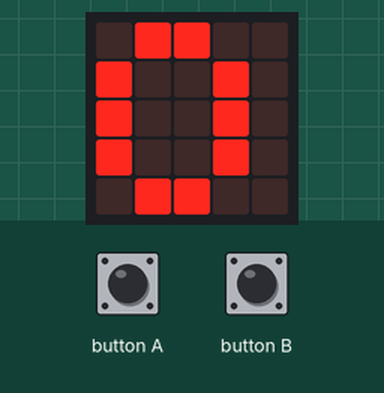
Simulated run of this program. Board: BBC micro:bit (MakeCode). Parts: the board's 5×5 LED display. The test bench sets the inputs (shaded band).

Above: at 1.9 s.
2.0 s: button A pressed for 0.15 s
At 2.9 s:
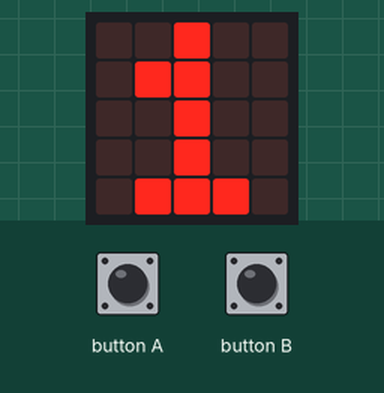
3.6 s: button A pressed for 0.15 s
At 4.2 s:
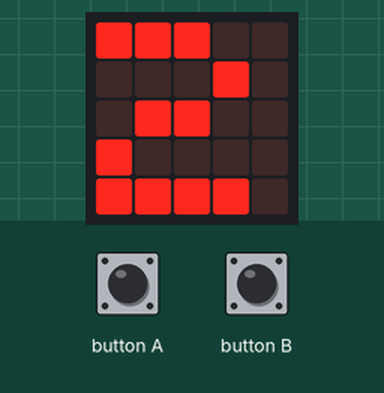
Timing chart, 0 to 6.6 s (numbered marks = the images above; inputs shaded):
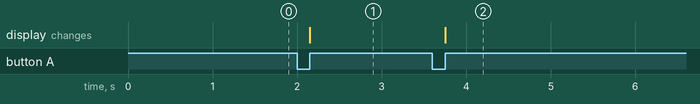

The program:

main.ts
```typescript
input.onButtonPressed(Button.A, function () {
    Personas += 1
    basic.showString("" + (Personas))
})
input.onGesture(Gesture.Shake, function () {
    Personas = 0
    basic.showString("" + (Personas))
})
input.onButtonPressed(Button.B, function () {
    if (Personas > 0) {
        Personas += -1
        basic.showString("" + (Personas))
    }
})
let Personas = 0
Personas = 0
basic.showNumber(Personas)
basic.forever(function () {
    if (Personas >= 5) {
        basic.showString("" + (Personas))
        basic.showString("AF")
    }
})
```

test.ts
```typescript
// aquí va el archivo "tests"; esto no se compilará cuando este paquete se utilice como una extensión.
```

Measured:
- after the input at 2.0 s, the display: changes after 0.15 s (image 1)
- after the input at 3.6 s, the display: changes after 0.15 s (image 2)
